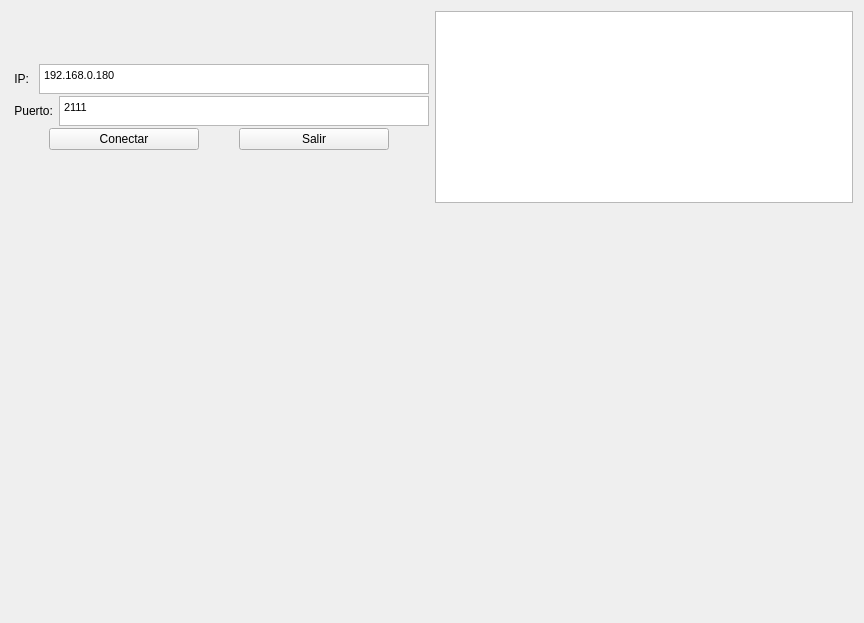
<?xml version="1.0" encoding="UTF-8"?>
<ui version="4.0">
 <class>MainWindow</class>
 <widget class="QMainWindow" name="MainWindow">
  <property name="geometry">
   <rect>
    <x>0</x>
    <y>0</y>
    <width>864</width>
    <height>623</height>
   </rect>
  </property>
  <property name="windowTitle">
   <string>MainWindow</string>
  </property>
  <widget class="QWidget" name="centralWidget">
   <layout class="QVBoxLayout" name="verticalLayout_4">
    <item>
     <layout class="QHBoxLayout" name="horizontalLayout_4">
      <item>
       <layout class="QVBoxLayout" name="verticalLayout_3">
        <item>
         <layout class="QVBoxLayout" name="verticalLayout_2">
          <property name="spacing">
           <number>2</number>
          </property>
          <item>
           <layout class="QHBoxLayout" name="horizontalLayout_3">
            <item>
             <widget class="QLabel" name="label">
              <property name="text">
               <string> IP: </string>
              </property>
             </widget>
            </item>
            <item>
             <widget class="QTextEdit" name="textEdit">
              <property name="sizePolicy">
               <sizepolicy hsizetype="Expanding" vsizetype="Minimum">
                <horstretch>0</horstretch>
                <verstretch>0</verstretch>
               </sizepolicy>
              </property>
              <property name="minimumSize">
               <size>
                <width>0</width>
                <height>20</height>
               </size>
              </property>
              <property name="maximumSize">
               <size>
                <width>16777215</width>
                <height>30</height>
               </size>
              </property>
              <property name="html">
               <string>&lt;!DOCTYPE HTML PUBLIC &quot;-//W3C//DTD HTML 4.0//EN&quot; &quot;http://www.w3.org/TR/REC-html40/strict.dtd&quot;&gt;
&lt;html&gt;&lt;head&gt;&lt;meta name=&quot;qrichtext&quot; content=&quot;1&quot; /&gt;&lt;style type=&quot;text/css&quot;&gt;
p, li { white-space: pre-wrap; }
&lt;/style&gt;&lt;/head&gt;&lt;body style=&quot; font-family:'MS Shell Dlg 2'; font-size:8pt; font-weight:400; font-style:normal;&quot;&gt;
&lt;p style=&quot; margin-top:0px; margin-bottom:0px; margin-left:0px; margin-right:0px; -qt-block-indent:0; text-indent:0px;&quot;&gt;192.168.0.180&lt;/p&gt;&lt;/body&gt;&lt;/html&gt;</string>
              </property>
             </widget>
            </item>
           </layout>
          </item>
          <item>
           <layout class="QHBoxLayout" name="horizontalLayout_2">
            <property name="spacing">
             <number>2</number>
            </property>
            <item>
             <widget class="QLabel" name="label_2">
              <property name="text">
               <string> Puerto: </string>
              </property>
             </widget>
            </item>
            <item>
             <widget class="QTextEdit" name="textEdit_2">
              <property name="sizePolicy">
               <sizepolicy hsizetype="Expanding" vsizetype="Minimum">
                <horstretch>0</horstretch>
                <verstretch>0</verstretch>
               </sizepolicy>
              </property>
              <property name="minimumSize">
               <size>
                <width>0</width>
                <height>0</height>
               </size>
              </property>
              <property name="maximumSize">
               <size>
                <width>16777215</width>
                <height>30</height>
               </size>
              </property>
              <property name="html">
               <string>&lt;!DOCTYPE HTML PUBLIC &quot;-//W3C//DTD HTML 4.0//EN&quot; &quot;http://www.w3.org/TR/REC-html40/strict.dtd&quot;&gt;
&lt;html&gt;&lt;head&gt;&lt;meta name=&quot;qrichtext&quot; content=&quot;1&quot; /&gt;&lt;style type=&quot;text/css&quot;&gt;
p, li { white-space: pre-wrap; }
&lt;/style&gt;&lt;/head&gt;&lt;body style=&quot; font-family:'MS Shell Dlg 2'; font-size:8pt; font-weight:400; font-style:normal;&quot;&gt;
&lt;p style=&quot; margin-top:0px; margin-bottom:0px; margin-left:0px; margin-right:0px; -qt-block-indent:0; text-indent:0px;&quot;&gt;2111&lt;/p&gt;&lt;/body&gt;&lt;/html&gt;</string>
              </property>
             </widget>
            </item>
           </layout>
          </item>
          <item>
           <layout class="QHBoxLayout" name="horizontalLayout">
            <property name="spacing">
             <number>2</number>
            </property>
            <item>
             <widget class="QPushButton" name="pushButton_2">
              <property name="maximumSize">
               <size>
                <width>150</width>
                <height>16777215</height>
               </size>
              </property>
              <property name="text">
               <string>Conectar</string>
              </property>
             </widget>
            </item>
            <item>
             <widget class="QPushButton" name="pushButton">
              <property name="maximumSize">
               <size>
                <width>150</width>
                <height>16777215</height>
               </size>
              </property>
              <property name="text">
               <string>Salir</string>
              </property>
             </widget>
            </item>
           </layout>
          </item>
         </layout>
        </item>
       </layout>
      </item>
      <item>
       <layout class="QVBoxLayout" name="verticalLayout">
        <item>
         <widget class="QTextEdit" name="textEdit_3">
          <property name="sizePolicy">
           <sizepolicy hsizetype="Expanding" vsizetype="Minimum">
            <horstretch>0</horstretch>
            <verstretch>0</verstretch>
           </sizepolicy>
          </property>
          <property name="maximumSize">
           <size>
            <width>16777215</width>
            <height>200</height>
           </size>
          </property>
         </widget>
        </item>
       </layout>
      </item>
     </layout>
    </item>
    <item>
     <widget class="GlWidget" name="widget" native="true">
      <property name="sizePolicy">
       <sizepolicy hsizetype="Expanding" vsizetype="Expanding">
        <horstretch>0</horstretch>
        <verstretch>0</verstretch>
       </sizepolicy>
      </property>
      <zorder></zorder>
     </widget>
    </item>
   </layout>
  </widget>
 </widget>
 <layoutdefault spacing="6" margin="11"/>
 <customwidgets>
  <customwidget>
   <class>GlWidget</class>
   <extends>QWidget</extends>
   <header>glwidget.h</header>
   <container>1</container>
  </customwidget>
 </customwidgets>
 <resources/>
 <connections>
  <connection>
   <sender>pushButton</sender>
   <signal>clicked()</signal>
   <receiver>MainWindow</receiver>
   <slot>close()</slot>
   <hints>
    <hint type="sourcelabel">
     <x>327</x>
     <y>265</y>
    </hint>
    <hint type="destinationlabel">
     <x>351</x>
     <y>64</y>
    </hint>
   </hints>
  </connection>
 </connections>
</ui>
